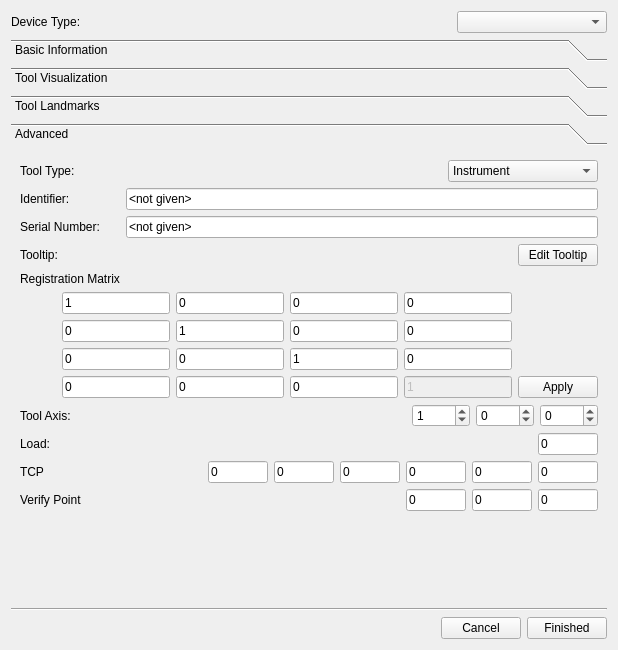
<?xml version="1.0" encoding="UTF-8"?>
<ui version="4.0">
 <class>QmitkNavigationToolCreationWidgetControls</class>
 <widget class="QWidget" name="QmitkNavigationToolCreationWidgetControls">
  <property name="geometry">
   <rect>
    <x>0</x>
    <y>0</y>
    <width>618</width>
    <height>650</height>
   </rect>
  </property>
  <property name="windowTitle">
   <string>Form</string>
  </property>
  <layout class="QVBoxLayout" name="verticalLayout">
   <item>
    <layout class="QHBoxLayout" name="horizontalLayout">
     <item>
      <widget class="QLabel" name="label">
       <property name="text">
        <string>Device Type:</string>
       </property>
      </widget>
     </item>
     <item>
      <widget class="QComboBox" name="m_TrackingDeviceTypeChooser">
       <property name="minimumSize">
        <size>
         <width>150</width>
         <height>0</height>
        </size>
       </property>
       <property name="maximumSize">
        <size>
         <width>150</width>
         <height>16777215</height>
        </size>
       </property>
      </widget>
     </item>
    </layout>
   </item>
   <item>
    <widget class="QToolBox" name="toolBox">
     <property name="currentIndex">
      <number>3</number>
     </property>
     <widget class="QWidget" name="page">
      <property name="geometry">
       <rect>
        <x>0</x>
        <y>0</y>
        <width>600</width>
        <height>460</height>
       </rect>
      </property>
      <attribute name="label">
       <string>Basic Information</string>
      </attribute>
      <layout class="QVBoxLayout" name="verticalLayout_2">
       <item>
        <layout class="QHBoxLayout" name="horizontalLayout_11">
         <item>
          <widget class="QLabel" name="label_3">
           <property name="minimumSize">
            <size>
             <width>100</width>
             <height>0</height>
            </size>
           </property>
           <property name="text">
            <string>Name:</string>
           </property>
          </widget>
         </item>
         <item>
          <widget class="QLineEdit" name="m_ToolNameEdit">
           <property name="text">
            <string>NewTool</string>
           </property>
          </widget>
         </item>
        </layout>
       </item>
       <item>
        <layout class="QHBoxLayout" name="horizontalLayout_6">
         <item>
          <widget class="QLabel" name="label_8">
           <property name="minimumSize">
            <size>
             <width>100</width>
             <height>0</height>
            </size>
           </property>
           <property name="text">
            <string>Calibration File:</string>
           </property>
          </widget>
         </item>
         <item>
          <widget class="QLineEdit" name="m_CalibrationFileName">
           <property name="text">
            <string>none</string>
           </property>
          </widget>
         </item>
         <item>
          <widget class="QPushButton" name="m_LoadCalibrationFile">
           <property name="maximumSize">
            <size>
             <width>60</width>
             <height>16777215</height>
            </size>
           </property>
           <property name="text">
            <string>Load</string>
           </property>
          </widget>
         </item>
        </layout>
       </item>
       <item>
        <spacer name="verticalSpacer_3">
         <property name="orientation">
          <enum>Qt::Vertical</enum>
         </property>
         <property name="sizeHint" stdset="0">
          <size>
           <width>20</width>
           <height>40</height>
          </size>
         </property>
        </spacer>
       </item>
      </layout>
     </widget>
     <widget class="QWidget" name="page_2">
      <property name="geometry">
       <rect>
        <x>0</x>
        <y>0</y>
        <width>600</width>
        <height>460</height>
       </rect>
      </property>
      <attribute name="label">
       <string>Tool Visualization</string>
      </attribute>
      <layout class="QVBoxLayout" name="verticalLayout_3">
       <item>
        <widget class="QRadioButton" name="m_Surface_Use_Sphere">
         <property name="text">
          <string>Default representation (shows tool coordinates)</string>
         </property>
         <property name="checked">
          <bool>true</bool>
         </property>
        </widget>
       </item>
       <item>
        <widget class="QRadioButton" name="m_Surface_Use_Other">
         <property name="text">
          <string>Use surface from data storage</string>
         </property>
        </widget>
       </item>
       <item>
        <layout class="QHBoxLayout" name="horizontalLayout_2">
         <item>
          <widget class="QmitkDataStorageComboBox" name="m_SurfaceChooser">
           <property name="minimumSize">
            <size>
             <width>200</width>
             <height>0</height>
            </size>
           </property>
           <property name="maximumSize">
            <size>
             <width>150</width>
             <height>16777215</height>
            </size>
           </property>
          </widget>
         </item>
         <item>
          <spacer name="horizontalSpacer_6">
           <property name="orientation">
            <enum>Qt::Horizontal</enum>
           </property>
           <property name="sizeHint" stdset="0">
            <size>
             <width>40</width>
             <height>20</height>
            </size>
           </property>
          </spacer>
         </item>
        </layout>
       </item>
       <item>
        <widget class="QRadioButton" name="m_Surface_Load_File">
         <property name="text">
          <string>Load surface from file</string>
         </property>
        </widget>
       </item>
       <item>
        <layout class="QHBoxLayout" name="horizontalLayout_9">
         <item>
          <widget class="QPushButton" name="m_LoadSurface">
           <property name="enabled">
            <bool>false</bool>
           </property>
           <property name="maximumSize">
            <size>
             <width>60</width>
             <height>16777215</height>
            </size>
           </property>
           <property name="text">
            <string>Load</string>
           </property>
          </widget>
         </item>
         <item>
          <spacer name="horizontalSpacer_4">
           <property name="orientation">
            <enum>Qt::Horizontal</enum>
           </property>
           <property name="sizeHint" stdset="0">
            <size>
             <width>40</width>
             <height>20</height>
            </size>
           </property>
          </spacer>
         </item>
        </layout>
       </item>
       <item>
        <spacer name="verticalSpacer_2">
         <property name="orientation">
          <enum>Qt::Vertical</enum>
         </property>
         <property name="sizeHint" stdset="0">
          <size>
           <width>20</width>
           <height>8</height>
          </size>
         </property>
        </spacer>
       </item>
      </layout>
     </widget>
     <widget class="QWidget" name="page_4">
      <property name="geometry">
       <rect>
        <x>0</x>
        <y>0</y>
        <width>600</width>
        <height>460</height>
       </rect>
      </property>
      <attribute name="label">
       <string>Tool Landmarks</string>
      </attribute>
      <layout class="QVBoxLayout" name="verticalLayout_6">
       <item>
        <widget class="QTabWidget" name="m_RegistrationLandmarksTab">
         <property name="currentIndex">
          <number>0</number>
         </property>
         <widget class="QWidget" name="tab">
          <attribute name="title">
           <string>Control Points for Registration</string>
          </attribute>
          <layout class="QVBoxLayout" name="verticalLayout_7">
           <item>
            <widget class="QmitkPointListWidget" name="m_CalibrationLandmarksList" native="true"/>
           </item>
          </layout>
         </widget>
         <widget class="QWidget" name="tab_2">
          <attribute name="title">
           <string>Tool Landmarks</string>
          </attribute>
          <layout class="QVBoxLayout" name="verticalLayout_5">
           <item>
            <widget class="QmitkPointListWidget" name="m_RegistrationLandmarksList" native="true"/>
           </item>
          </layout>
         </widget>
        </widget>
       </item>
      </layout>
     </widget>
     <widget class="QWidget" name="page_3">
      <property name="geometry">
       <rect>
        <x>0</x>
        <y>0</y>
        <width>600</width>
        <height>460</height>
       </rect>
      </property>
      <attribute name="label">
       <string>Advanced</string>
      </attribute>
      <layout class="QVBoxLayout" name="verticalLayout_4">
       <item>
        <layout class="QHBoxLayout" name="horizontalLayout_4">
         <item>
          <widget class="QLabel" name="label_7">
           <property name="minimumSize">
            <size>
             <width>100</width>
             <height>0</height>
            </size>
           </property>
           <property name="text">
            <string>Tool Type:</string>
           </property>
          </widget>
         </item>
         <item>
          <widget class="QComboBox" name="m_ToolTypeChooser">
           <property name="minimumSize">
            <size>
             <width>150</width>
             <height>0</height>
            </size>
           </property>
           <property name="maximumSize">
            <size>
             <width>150</width>
             <height>16777215</height>
            </size>
           </property>
           <item>
            <property name="text">
             <string>Instrument</string>
            </property>
           </item>
           <item>
            <property name="text">
             <string>Fiducial</string>
            </property>
           </item>
           <item>
            <property name="text">
             <string>Skinmarker</string>
            </property>
           </item>
           <item>
            <property name="text">
             <string>Unkown</string>
            </property>
           </item>
          </widget>
         </item>
        </layout>
       </item>
       <item>
        <layout class="QHBoxLayout" name="horizontalLayout_5">
         <item>
          <widget class="QLabel" name="label_4">
           <property name="minimumSize">
            <size>
             <width>100</width>
             <height>0</height>
            </size>
           </property>
           <property name="text">
            <string>Identifier:</string>
           </property>
          </widget>
         </item>
         <item>
          <widget class="QLineEdit" name="m_IdentifierEdit">
           <property name="text">
            <string>&lt;not given&gt;</string>
           </property>
          </widget>
         </item>
        </layout>
       </item>
       <item>
        <layout class="QHBoxLayout" name="horizontalLayout_8">
         <item>
          <widget class="QLabel" name="label_5">
           <property name="minimumSize">
            <size>
             <width>100</width>
             <height>0</height>
            </size>
           </property>
           <property name="text">
            <string>Serial Number:</string>
           </property>
          </widget>
         </item>
         <item>
          <widget class="QLineEdit" name="m_SerialNumberEdit">
           <property name="text">
            <string>&lt;not given&gt;</string>
           </property>
          </widget>
         </item>
        </layout>
       </item>
       <item>
        <layout class="QHBoxLayout" name="horizontalLayout_3">
         <item>
          <widget class="QLabel" name="label_2">
           <property name="text">
            <string>Tooltip:</string>
           </property>
          </widget>
         </item>
         <item>
          <widget class="QLabel" name="m_ToolTipLabel">
           <property name="text">
            <string/>
           </property>
          </widget>
         </item>
         <item>
          <spacer name="horizontalSpacer_2">
           <property name="orientation">
            <enum>Qt::Horizontal</enum>
           </property>
           <property name="sizeHint" stdset="0">
            <size>
             <width>40</width>
             <height>20</height>
            </size>
           </property>
          </spacer>
         </item>
         <item>
          <widget class="QPushButton" name="m_EditToolTip">
           <property name="text">
            <string>Edit Tooltip</string>
           </property>
           <property name="checkable">
            <bool>true</bool>
           </property>
          </widget>
         </item>
        </layout>
       </item>
       <item>
        <widget class="QLabel" name="label_9">
         <property name="text">
          <string>Registration Matrix</string>
         </property>
        </widget>
       </item>
       <item>
        <layout class="QGridLayout" name="gridLayout">
         <item row="0" column="2">
          <widget class="QLineEdit" name="lineEdit_offsetMatrix_4">
           <property name="text">
            <string>0</string>
           </property>
          </widget>
         </item>
         <item row="2" column="1">
          <widget class="QLineEdit" name="lineEdit_offsetMatrix_2">
           <property name="text">
            <string>0</string>
           </property>
          </widget>
         </item>
         <item row="0" column="3">
          <widget class="QLineEdit" name="lineEdit_offsetMatrix_8">
           <property name="text">
            <string>0</string>
           </property>
          </widget>
         </item>
         <item row="1" column="1">
          <widget class="QLineEdit" name="lineEdit_offsetMatrix_1">
           <property name="text">
            <string>0</string>
           </property>
          </widget>
         </item>
         <item row="1" column="3">
          <widget class="QLineEdit" name="lineEdit_offsetMatrix_9">
           <property name="text">
            <string>0</string>
           </property>
          </widget>
         </item>
         <item row="3" column="1">
          <widget class="QLineEdit" name="lineEdit_offsetMatrix_3">
           <property name="text">
            <string>0</string>
           </property>
          </widget>
         </item>
         <item row="1" column="4">
          <widget class="QLineEdit" name="lineEdit_offsetMatrix_13">
           <property name="text">
            <string>0</string>
           </property>
          </widget>
         </item>
         <item row="1" column="2">
          <widget class="QLineEdit" name="lineEdit_offsetMatrix_5">
           <property name="text">
            <string>1</string>
           </property>
          </widget>
         </item>
         <item row="2" column="2">
          <widget class="QLineEdit" name="lineEdit_offsetMatrix_6">
           <property name="text">
            <string>0</string>
           </property>
          </widget>
         </item>
         <item row="1" column="0">
          <spacer name="horizontalSpacer_3">
           <property name="orientation">
            <enum>Qt::Horizontal</enum>
           </property>
           <property name="sizeHint" stdset="0">
            <size>
             <width>40</width>
             <height>20</height>
            </size>
           </property>
          </spacer>
         </item>
         <item row="3" column="4">
          <widget class="QLineEdit" name="lineEdit_offsetMatrix_15">
           <property name="enabled">
            <bool>false</bool>
           </property>
           <property name="text">
            <string>1</string>
           </property>
          </widget>
         </item>
         <item row="3" column="2">
          <widget class="QLineEdit" name="lineEdit_offsetMatrix_7">
           <property name="text">
            <string>0</string>
           </property>
          </widget>
         </item>
         <item row="2" column="4">
          <widget class="QLineEdit" name="lineEdit_offsetMatrix_14">
           <property name="text">
            <string>0</string>
           </property>
          </widget>
         </item>
         <item row="2" column="3">
          <widget class="QLineEdit" name="lineEdit_offsetMatrix_10">
           <property name="text">
            <string>1</string>
           </property>
          </widget>
         </item>
         <item row="3" column="3">
          <widget class="QLineEdit" name="lineEdit_offsetMatrix_11">
           <property name="text">
            <string>0</string>
           </property>
          </widget>
         </item>
         <item row="0" column="4">
          <widget class="QLineEdit" name="lineEdit_offsetMatrix_12">
           <property name="text">
            <string>0</string>
           </property>
          </widget>
         </item>
         <item row="0" column="1">
          <widget class="QLineEdit" name="lineEdit_offsetMatrix_0">
           <property name="text">
            <string>1</string>
           </property>
          </widget>
         </item>
         <item row="1" column="5">
          <spacer name="horizontalSpacer_7">
           <property name="orientation">
            <enum>Qt::Horizontal</enum>
           </property>
           <property name="sizeHint" stdset="0">
            <size>
             <width>40</width>
             <height>20</height>
            </size>
           </property>
          </spacer>
         </item>
         <item row="3" column="5">
          <widget class="QPushButton" name="pushButton_applyRegMatrix">
           <property name="text">
            <string>Apply</string>
           </property>
          </widget>
         </item>
        </layout>
       </item>
       <item>
        <layout class="QHBoxLayout" name="horizontalLayout_10">
         <item>
          <widget class="QLabel" name="label_6">
           <property name="text">
            <string>Tool Axis:</string>
           </property>
          </widget>
         </item>
         <item>
          <spacer name="horizontalSpacer_5">
           <property name="orientation">
            <enum>Qt::Horizontal</enum>
           </property>
           <property name="sizeHint" stdset="0">
            <size>
             <width>40</width>
             <height>20</height>
            </size>
           </property>
          </spacer>
         </item>
         <item>
          <widget class="QSpinBox" name="m_ToolAxisX">
           <property name="correctionMode">
            <enum>QAbstractSpinBox::CorrectToPreviousValue</enum>
           </property>
           <property name="minimum">
            <number>-9999</number>
           </property>
           <property name="maximum">
            <number>9999</number>
           </property>
           <property name="value">
            <number>1</number>
           </property>
          </widget>
         </item>
         <item>
          <widget class="QSpinBox" name="m_ToolAxisY">
           <property name="minimum">
            <number>-9999</number>
           </property>
           <property name="maximum">
            <number>9999</number>
           </property>
          </widget>
         </item>
         <item>
          <widget class="QSpinBox" name="m_ToolAxisZ">
           <property name="minimum">
            <number>-9999</number>
           </property>
           <property name="maximum">
            <number>9999</number>
           </property>
          </widget>
         </item>
        </layout>
       </item>
       <item>
        <layout class="QHBoxLayout" name="horizontalLayout_12">
         <item>
          <widget class="QLabel" name="label_10">
           <property name="minimumSize">
            <size>
             <width>100</width>
             <height>0</height>
            </size>
           </property>
           <property name="text">
            <string>Load:</string>
           </property>
          </widget>
         </item>
         <item>
          <spacer name="horizontalSpacer_10">
           <property name="orientation">
            <enum>Qt::Horizontal</enum>
           </property>
           <property name="sizeHint" stdset="0">
            <size>
             <width>40</width>
             <height>20</height>
            </size>
           </property>
          </spacer>
         </item>
         <item>
          <widget class="QLineEdit" name="m_lineEditor_loadData">
           <property name="maximumSize">
            <size>
             <width>60</width>
             <height>16777215</height>
            </size>
           </property>
           <property name="text">
            <string>0</string>
           </property>
          </widget>
         </item>
        </layout>
       </item>
       <item>
        <layout class="QHBoxLayout" name="horizontalLayout_13">
         <item>
          <widget class="QLabel" name="label_11">
           <property name="minimumSize">
            <size>
             <width>100</width>
             <height>0</height>
            </size>
           </property>
           <property name="text">
            <string>TCP</string>
           </property>
          </widget>
         </item>
         <item>
          <spacer name="horizontalSpacer_9">
           <property name="orientation">
            <enum>Qt::Horizontal</enum>
           </property>
           <property name="sizeHint" stdset="0">
            <size>
             <width>40</width>
             <height>20</height>
            </size>
           </property>
          </spacer>
         </item>
         <item>
          <widget class="QLineEdit" name="m_lineEdit_TCP_x">
           <property name="maximumSize">
            <size>
             <width>60</width>
             <height>16777215</height>
            </size>
           </property>
           <property name="text">
            <string>0</string>
           </property>
          </widget>
         </item>
         <item>
          <widget class="QLineEdit" name="m_lineEdit_TCP_y">
           <property name="maximumSize">
            <size>
             <width>60</width>
             <height>16777215</height>
            </size>
           </property>
           <property name="text">
            <string>0</string>
           </property>
          </widget>
         </item>
         <item>
          <widget class="QLineEdit" name="m_lineEdit_TCP_z">
           <property name="maximumSize">
            <size>
             <width>60</width>
             <height>16777215</height>
            </size>
           </property>
           <property name="text">
            <string>0</string>
           </property>
          </widget>
         </item>
         <item>
          <widget class="QLineEdit" name="m_lineEdit_TCP_a">
           <property name="maximumSize">
            <size>
             <width>60</width>
             <height>16777215</height>
            </size>
           </property>
           <property name="text">
            <string>0</string>
           </property>
          </widget>
         </item>
         <item>
          <widget class="QLineEdit" name="m_lineEdit_TCP_b">
           <property name="maximumSize">
            <size>
             <width>60</width>
             <height>16777215</height>
            </size>
           </property>
           <property name="text">
            <string>0</string>
           </property>
          </widget>
         </item>
         <item>
          <widget class="QLineEdit" name="m_lineEdit_TCP_c">
           <property name="maximumSize">
            <size>
             <width>60</width>
             <height>16777215</height>
            </size>
           </property>
           <property name="text">
            <string>0</string>
           </property>
          </widget>
         </item>
        </layout>
       </item>
       <item>
        <layout class="QHBoxLayout" name="horizontalLayout_14">
         <item>
          <widget class="QLabel" name="label_12">
           <property name="minimumSize">
            <size>
             <width>100</width>
             <height>0</height>
            </size>
           </property>
           <property name="text">
            <string>Verify Point</string>
           </property>
          </widget>
         </item>
         <item>
          <spacer name="horizontalSpacer_8">
           <property name="orientation">
            <enum>Qt::Horizontal</enum>
           </property>
           <property name="sizeHint" stdset="0">
            <size>
             <width>40</width>
             <height>20</height>
            </size>
           </property>
          </spacer>
         </item>
         <item>
          <widget class="QLineEdit" name="m_lineEditor_verifyPointX">
           <property name="maximumSize">
            <size>
             <width>60</width>
             <height>16777215</height>
            </size>
           </property>
           <property name="text">
            <string>0</string>
           </property>
          </widget>
         </item>
         <item>
          <widget class="QLineEdit" name="m_lineEditor_verifyPointY">
           <property name="maximumSize">
            <size>
             <width>60</width>
             <height>16777215</height>
            </size>
           </property>
           <property name="text">
            <string>0</string>
           </property>
          </widget>
         </item>
         <item>
          <widget class="QLineEdit" name="m_lineEditor_verifyPointZ">
           <property name="maximumSize">
            <size>
             <width>60</width>
             <height>16777215</height>
            </size>
           </property>
           <property name="text">
            <string>0</string>
           </property>
          </widget>
         </item>
        </layout>
       </item>
       <item>
        <spacer name="verticalSpacer">
         <property name="orientation">
          <enum>Qt::Vertical</enum>
         </property>
         <property name="sizeHint" stdset="0">
          <size>
           <width>20</width>
           <height>40</height>
          </size>
         </property>
        </spacer>
       </item>
      </layout>
     </widget>
    </widget>
   </item>
   <item>
    <widget class="Line" name="line">
     <property name="orientation">
      <enum>Qt::Horizontal</enum>
     </property>
    </widget>
   </item>
   <item>
    <layout class="QHBoxLayout" name="horizontalLayout_7">
     <item>
      <spacer name="horizontalSpacer">
       <property name="orientation">
        <enum>Qt::Horizontal</enum>
       </property>
       <property name="sizeHint" stdset="0">
        <size>
         <width>40</width>
         <height>20</height>
        </size>
       </property>
      </spacer>
     </item>
     <item>
      <widget class="QPushButton" name="m_cancel">
       <property name="text">
        <string>Cancel</string>
       </property>
      </widget>
     </item>
     <item>
      <widget class="QPushButton" name="m_finished">
       <property name="text">
        <string>Finished</string>
       </property>
      </widget>
     </item>
    </layout>
   </item>
  </layout>
 </widget>
 <customwidgets>
  <customwidget>
   <class>QmitkDataStorageComboBox</class>
   <extends>QComboBox</extends>
   <header>QmitkDataStorageComboBox.h</header>
   <container>1</container>
  </customwidget>
  <customwidget>
   <class>QmitkPointListWidget</class>
   <extends>QWidget</extends>
   <header>QmitkPointListWidget.h</header>
   <container>1</container>
  </customwidget>
 </customwidgets>
 <resources/>
 <connections/>
</ui>
